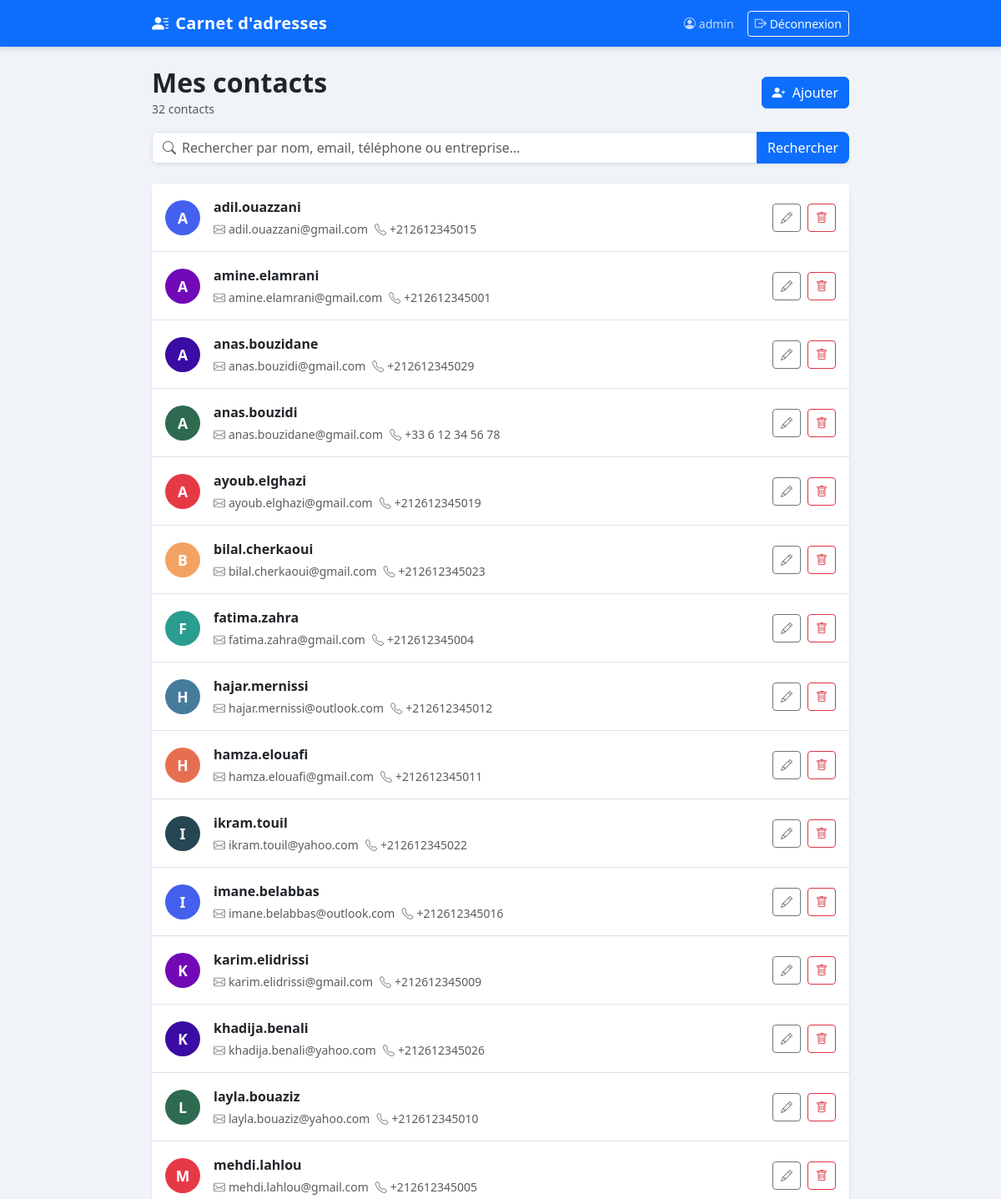
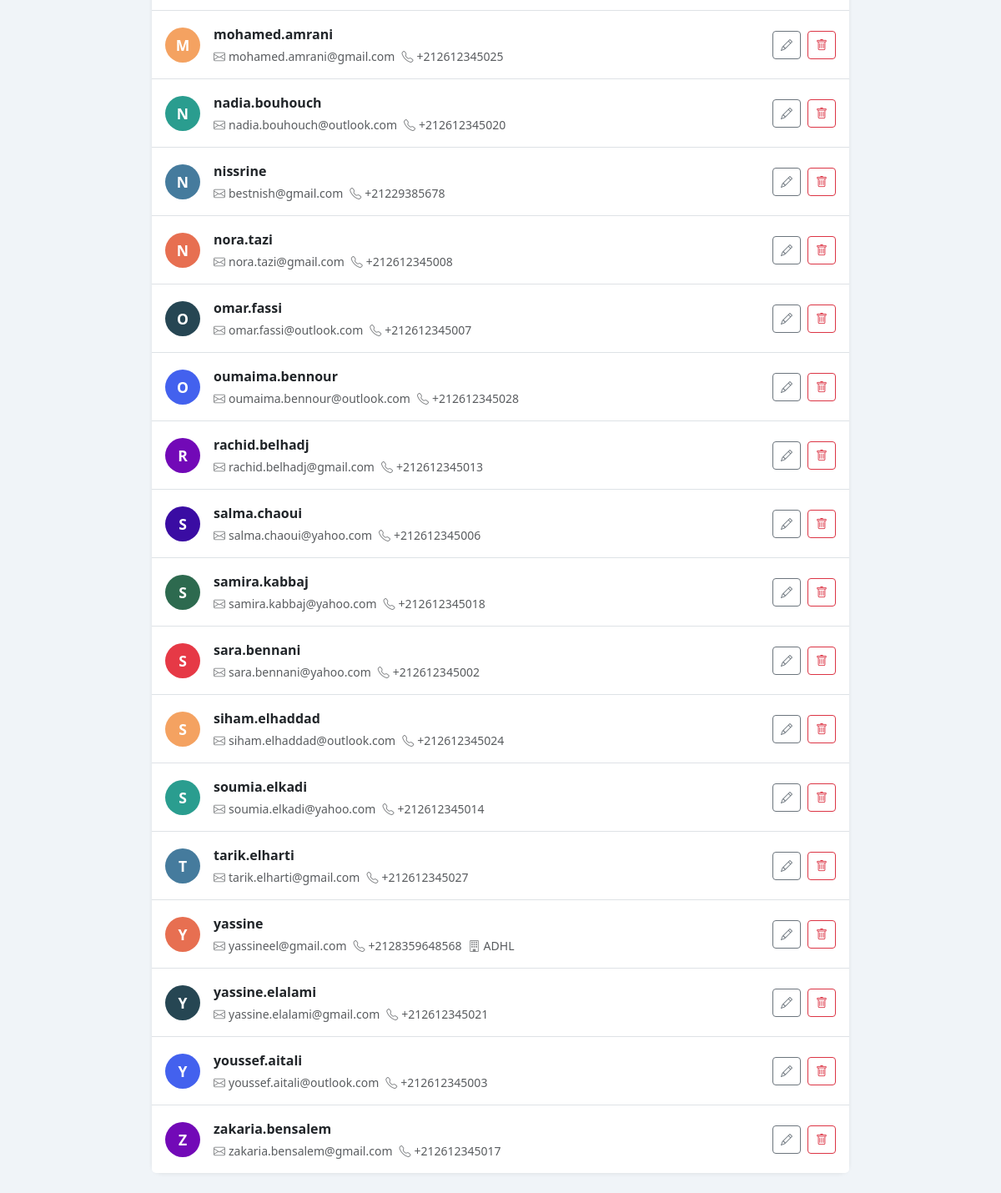
/ (signed in), run on the app's committed database (2 pictures, top to bottom).
### tables this page shows
CREATE TABLE contacts (
                id INTEGER PRIMARY KEY AUTOINCREMENT,
                nom TEXT UNIQUE NOT NULL,
                email TEXT,
                telephone TEXT,
                entreprise TEXT
            );

### app.py (the view)
@app.route("/")
@login_required
def index():
    q    = request.args.get("q", "").strip()
    conn = get_db()
    try:
        if q:
            p = f"%{q}%"
            contacts = conn.execute(
                _CONTACT_SELECT + "WHERE nom LIKE ? OR email LIKE ? OR telephone LIKE ? OR entreprise LIKE ? ORDER BY nom",
                (p, p, p, p)
            ).fetchall()
        else:
            contacts = conn.execute(_CONTACT_SELECT + "ORDER BY nom").fetchall()
    finally:
        conn.close()
    return render_template("index.html", contacts=contacts, q=q)

### app.py (called while the page is built)
def get_db():
    conn = sqlite3.connect(DB_PATH)
    conn.row_factory = sqlite3.Row
    return conn

def login_required(f):
    @wraps(f)
    def wrapper(*args, **kwargs):
        if "user" not in session:
            return redirect(url_for("login"))
        return f(*args, **kwargs)
    return wrapper

### templates/index.html (shortened to what this page needs)
{% extends 'base.html' %}
{% block content %}
{% set palette = ['#4361ee','#7209b7','#3a0ca3','#2d6a4f','#e63946','#f4a261','#2a9d8f','#457b9d','#e76f51','#264653'] %}
<div class="d-flex justify-content-between align-items-center mb-3">
  <div>
    <h2 class="fw-bold mb-0">Mes contacts</h2>
    <span class="text-muted small">
      {{ contacts | length }} contact{{ 's' if contacts | length != 1 else '' }}
    </span>
  </div>
  <a class="btn btn-primary" href="{{ url_for('add_contact') }}">
    <i class="bi bi-person-plus-fill me-1"></i>
    <span class="d-none d-sm-inline">Ajouter</span>
  </a>
</div>
<form method="get" class="mb-4">
  <div class="input-group shadow-sm" style="border-radius:.5rem;overflow:hidden;">
    <span class="input-group-text bg-white border-end-0 pe-1">
      <i class="bi bi-search text-muted"></i>
    </span>
    <input name="q" id="searchInput" value="{{ q }}" class="form-control border-start-0 ps-1"
           placeholder="Rechercher par nom, email, téléphone ou entreprise…" autocomplete="off">
    <button class="btn btn-primary" type="submit">Rechercher</button>
  </div>
</form>
{% if contacts %}
<div class="card">
  <ul class="list-group list-group-flush" id="contactList">
    {% for c in contacts %}
    {% set color = palette[loop.index0 % palette | length] %}
    <li class="list-group-item contact-row px-3 py-3 border-bottom">
      <div class="d-flex align-items-center gap-3">
        <div class="avatar text-white" style="background: {{ color }};">
          {{ c['nom'][0] | upper }}
        </div>
        <div class="flex-grow-1" style="min-width:0">
          <div class="fw-semibold">{{ c['nom'] }}</div>
          <div class="text-muted small d-flex flex-wrap gap-2 mt-1">
            {% if c['email'] %}
            <span><i class="bi bi-envelope me-1 opacity-75"></i>{{ c['email'] }}</span>
            {% endif %}
            {% if c['telephone'] %}
            <span><i class="bi bi-telephone me-1 opacity-75"></i>{{ c['telephone'] }}</span>
            {% endif %}
            {% if c['entreprise'] %}
            <span><i class="bi bi-building me-1 opacity-75"></i>{{ c['entreprise'] }}</span>
            {% endif %}
          </div>
        </div>
        <div class="d-flex gap-2 flex-shrink-0">
          <a href="{{ url_for('edit_contact', contact_id=c['id']) }}"
             class="btn btn-sm btn-outline-secondary btn-action" title="Modifier">
            <i class="bi bi-pencil"></i>
          </a>
          <form method="post" action="{{ url_for('delete_contact', contact_id=c['id']) }}"
                data-nom="{{ c['nom'] }}"
                onsubmit="return confirm('Supprimer « ' + this.dataset.nom + ' » ?');">
            <button class="btn btn-sm btn-outline-danger btn-action" type="submit" title="Supprimer">
              <i class="bi bi-trash"></i>
            </button>
          </form>
        </div>
      </div>
    </li>
    {% endfor %}
  </ul>
</div>
{% endif %}
{% endblock %}

### templates/base.html (style rules this page uses)
body { background-color: #f0f4f8; min-height: 100vh; }
.avatar { width: 42px; height: 42px; border-radius: 50%; display: inline-flex; align-items: center; justify-content: center; font-weight: 700; font-size: 1.1rem; flex-shrink: 0; text-transform: uppercase; }
.card { border: none; box-shadow: 0 1px 5px rgba(0,0,0,.08); border-radius: .75rem; }
.contact-row { transition: background .12s; }
.contact-row:last-child { border-bottom: none !important; }
.btn-action { width: 34px; height: 34px; padding: 0; display: inline-flex; align-items: center; justify-content: center; }

### data on the page
contacts: nom "A", nom "adil.ouazzani", email "adil.ouazzani@gmail.com", telephone "+212612345015"
contacts: nom "A", nom "amine.elamrani", email "amine.elamrani@gmail.com", telephone "+212612345001"
contacts: nom "A", nom "anas.bouzidane", email "anas.bouzidi@gmail.com", telephone "+212612345029"
contacts: nom "A", nom "anas.bouzidi", email "anas.bouzidane@gmail.com", telephone "+33 6 12 34 56 78"
contacts: nom "A", nom "ayoub.elghazi", email "ayoub.elghazi@gmail.com", telephone "+212612345019"
contacts: nom "B", nom "bilal.cherkaoui", email "bilal.cherkaoui@gmail.com", telephone "+212612345023"
contacts: nom "F", nom "fatima.zahra", email "fatima.zahra@gmail.com", telephone "+212612345004"
contacts: nom "H", nom "hajar.mernissi", email "hajar.mernissi@outlook.com", telephone "+212612345012"
contacts: nom "H", nom "hamza.elouafi", email "hamza.elouafi@gmail.com", telephone "+212612345011"
contacts: nom "I", nom "ikram.touil", email "ikram.touil@yahoo.com", telephone "+212612345022"
contacts: nom "I", nom "imane.belabbas", email "imane.belabbas@outlook.com", telephone "+212612345016"
contacts: nom "K", nom "karim.elidrissi", email "karim.elidrissi@gmail.com", telephone "+212612345009"
contacts: nom "K", nom "khadija.benali", email "khadija.benali@yahoo.com", telephone "+212612345026"
contacts: nom "L", nom "layla.bouaziz", email "layla.bouaziz@yahoo.com", telephone "+212612345010"
contacts: nom "M", nom "mehdi.lahlou", email "mehdi.lahlou@gmail.com", telephone "+212612345005"
contacts: nom "M", nom "mohamed.amrani", email "mohamed.amrani@gmail.com", telephone "+212612345025"
contacts: nom "N", nom "nadia.bouhouch", email "nadia.bouhouch@outlook.com", telephone "+212612345020"
contacts: nom "N", nom "nissrine", email "bestnish@gmail.com", telephone "+21229385678"
contacts: nom "N", nom "nora.tazi", email "nora.tazi@gmail.com", telephone "+212612345008"
contacts: nom "O", nom "omar.fassi", email "omar.fassi@outlook.com", telephone "+212612345007"
contacts: nom "O", nom "oumaima.bennour", email "oumaima.bennour@outlook.com", telephone "+212612345028"
contacts: nom "R", nom "rachid.belhadj", email "rachid.belhadj@gmail.com", telephone "+212612345013"
contacts: nom "S", nom "salma.chaoui", email "salma.chaoui@yahoo.com", telephone "+212612345006"
contacts: nom "S", nom "samira.kabbaj", email "samira.kabbaj@yahoo.com", telephone "+212612345018"
contacts: nom "S", nom "sara.bennani", email "sara.bennani@yahoo.com", telephone "+212612345002"
contacts: nom "S", nom "siham.elhaddad", email "siham.elhaddad@outlook.com", telephone "+212612345024"
contacts: nom "S", nom "soumia.elkadi", email "soumia.elkadi@yahoo.com", telephone "+212612345014"
contacts: nom "T", nom "tarik.elharti", email "tarik.elharti@gmail.com", telephone "+212612345027"
contacts: nom "Y", nom "yassine", email "yassineel@gmail.com", telephone "+2128359648568", entreprise "ADHL"
contacts: nom "Y", nom "yassine.elalami", email "yassine.elalami@gmail.com", telephone "+212612345021"
contacts: nom "Y", nom "youssef.aitali", email "youssef.aitali@outlook.com", telephone "+212612345003"
contacts: nom "Z", nom "zakaria.bensalem", email "zakaria.bensalem@gmail.com", telephone "+212612345017"

### other printed values
{{ session.user }} "admin"
{{ contacts | length }} "32"
{{ 's' if contacts | length != 1 else '' }} "s"
